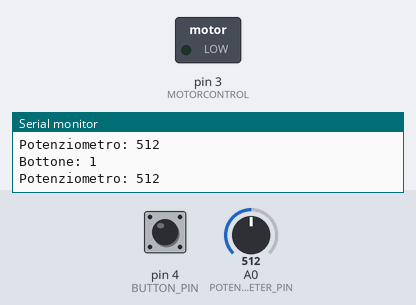
The sketch below on a simulated Arduino Uno, built with avr-gcc and run on an emulated ATmega328P. Parts: switched loads named in the sketch (green lamp = pin HIGH), the last lines printed to the serial monitor. The inputs (shaded band) are chosen by the test bench; at power-on: pin 4 (BUTTON_PIN) HIGH, A0 (POTENTIOMETER_PIN) = 512.

Above: at 1.2 s.
1.3 s: pin 4 (BUTTON_PIN) pulled LOW for 0.15 s
At 2.7 s:
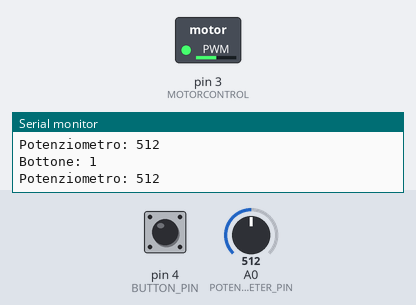
3.0 s: A0 (POTENTIOMETER_PIN) set to 716
At 4.2 s:
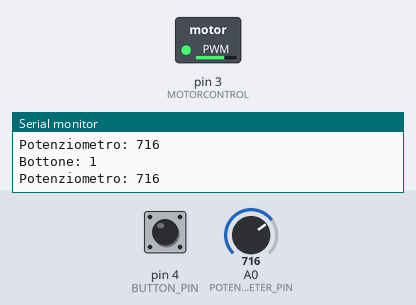
4.5 s: A0 (POTENTIOMETER_PIN) set to 1023
At 5.7 s:
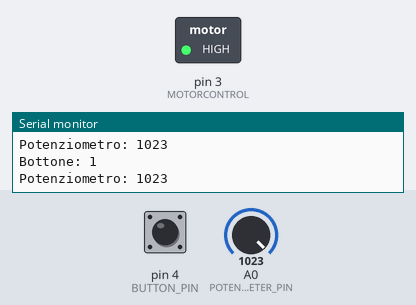
6.0 s: A0 (POTENTIOMETER_PIN) set to 122
At 7.2 s:
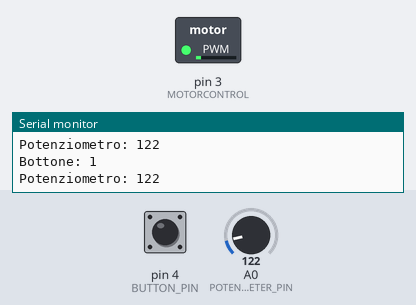
7.5 s: pin 4 (BUTTON_PIN) pulled LOW for 1 s
At 9.8 s:
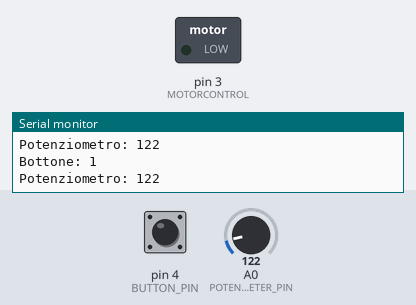
11.5 s: pin 4 (BUTTON_PIN) pulled LOW for 3.2 s
At 16.0 s:
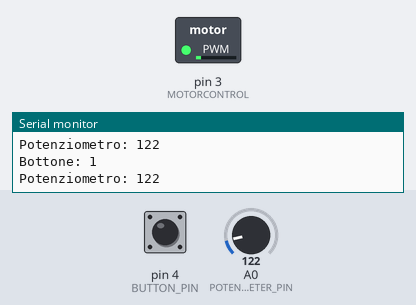
Timing chart, 0 to 17.2 s (numbered marks = the images above; inputs shaded):
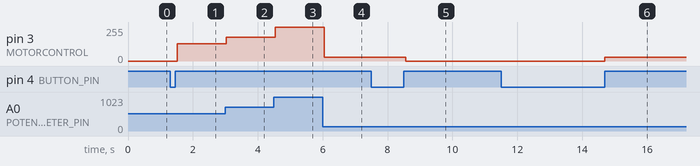

The sketch:

Potenziometro.ino
```cpp
#define POTENTIOMETER_PIN A0
#define BUTTON_PIN 4
#define MOTORCONTROL 3

int LEDState = 0;
int LEDPin=8;
int buttonPin=12;
int buttonNew;
int buttonOld=1;

void setup()
{
  Serial.begin(9600);
  pinMode(BUTTON_PIN, INPUT_PULLUP);
  pinMode(MOTORCONTROL, OUTPUT);
}

void loop()
{
  Serial.print("Bottone: ");
  Serial.println(digitalRead(BUTTON_PIN));

  Serial.print("Potenziometro: ");
  Serial.println(analogRead(POTENTIOMETER_PIN));

  int potenziometro = analogRead(POTENTIOMETER_PIN);


  buttonNew=digitalRead(BUTTON_PIN);
  if(buttonOld==0 && buttonNew==1){
    if (LEDState==0){
      LEDState=1;
    }
    else{
      LEDState=0;
    }
  }
  buttonOld=buttonNew;
  if(LEDState == 1)
  {
    analogWrite(MOTORCONTROL, potenziometro/4);
  } else
  {
    analogWrite(MOTORCONTROL, 0);
  }
  delay(100);
}
```

Measured:
- after the input at 1.3 s, pin 3 (MOTORCONTROL): 0/255 → 128/255 after 0.21 s
- after the input at 3.0 s, pin 3 (MOTORCONTROL): 128/255 → 179/255 at once
- after the input at 4.5 s, pin 3 (MOTORCONTROL): 179/255 → 255/255 at once
- after the input at 6.0 s, pin 3 (MOTORCONTROL): 255/255 → 30/255 at once
- after the input at 7.5 s, pin 3 (MOTORCONTROL): 30/255 → 0/255 after 1.1 s
- after the input at 11.5 s, pin 3 (MOTORCONTROL): 0/255 → 30/255 after 3.2 s
